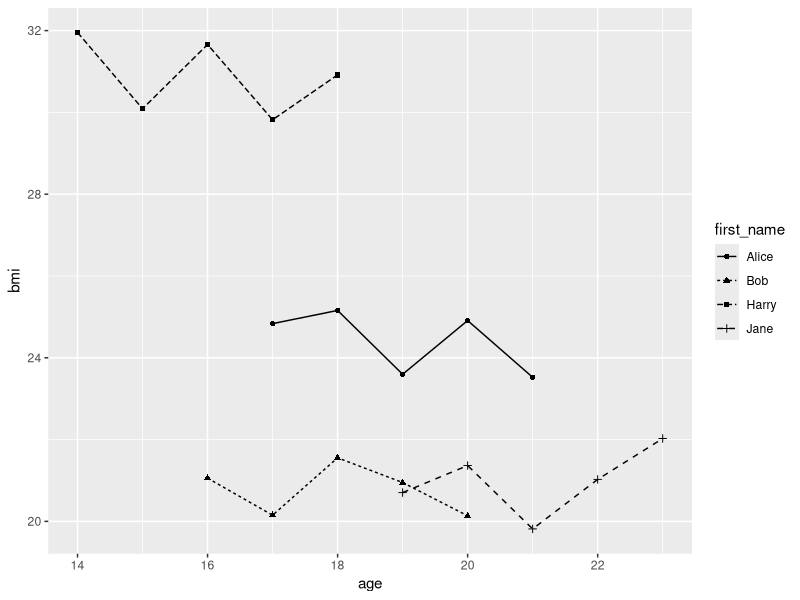

Source code (R):
## ---- chunk 1
knitr::opts_chunk$set(echo = TRUE)
## ---- chunk 2

height <- c(1.38,1.45,1.21,1.56) # combine is used to create the vector.
weight <- c(45,42,43,50)
first_name <- c("Alice","Bob","Harry","Jane")
sex <- factor(x = c("F","M","M","F"))
df <- data.frame(height,weight,first_name,sex)
df$bmi <- df$weight / df$height^2 

df
## ---- chunk 3

df$age<- c(16,15,13,18)

# set number of years
n_years = 5

# we can simulate change in bmi and age of number of year
for (i in 1:n_years){
  
  # create 4 random numbers to simulate bmi change
  bmi_change<-rnorm(n = 4,mean = 1,sd = 1)
  
  # Create a data frame named DF with the year with three columns; first name from df,
  # age from df with year added and bmi from df with random change added
  
  assign(paste0("DF", i), data.frame(first_name = df$first_name, age=(df$age+i), bmi=df$bmi + bmi_change))

}

# combine these together using rbind
df_year <- rbind(DF1, DF2, DF3, DF4, DF5)
df_year



## ---- chunk 4


# Plot these on a line graph
library(ggplot2)

ggplot(data=df_year, aes(x=age, y=bmi, group=first_name)) +
  geom_line(aes(linetype=first_name))+
  geom_point(aes(shape=first_name))


